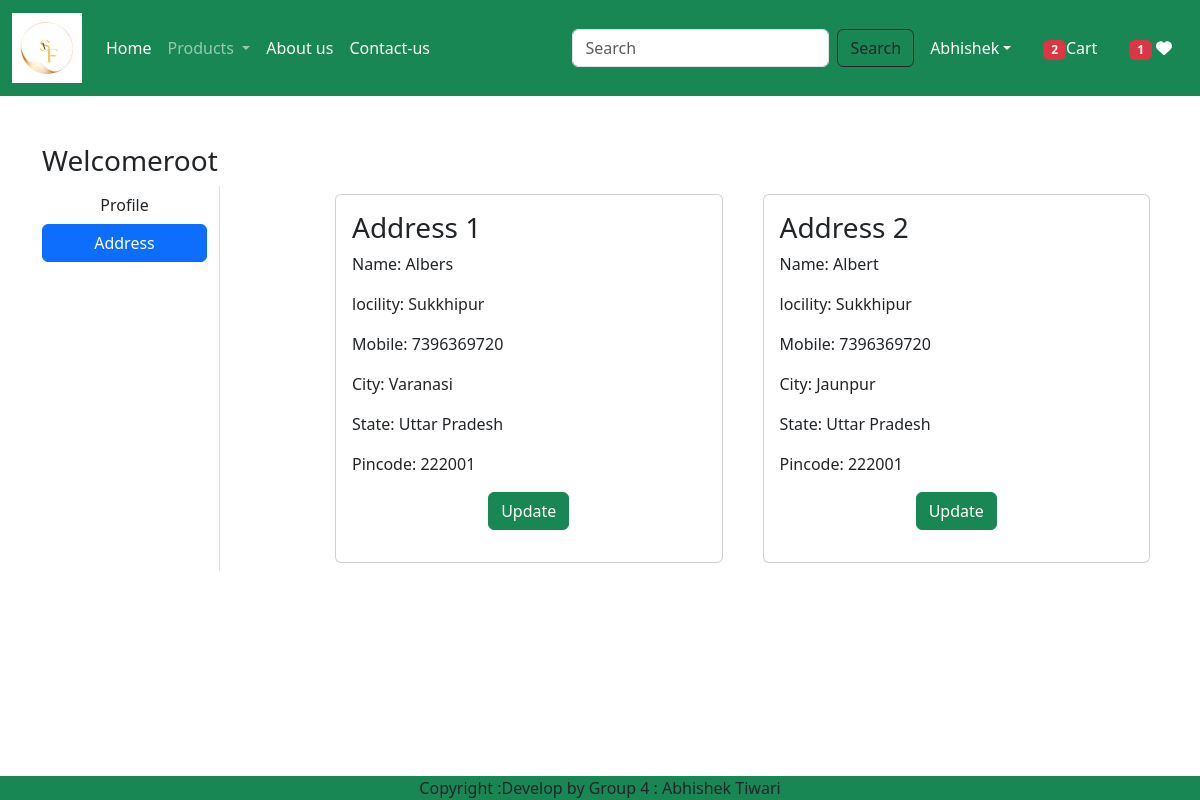
The page /address/ (signed in) on the database its author committed.
### app/models.py (models this page shows, shortened)
class Customer(models.Model):
    user = models.ForeignKey(User, on_delete=models.CASCADE)
    name = models.CharField(max_length=200)
    locality = models.CharField(max_length=200)
    city = models.CharField(max_length=50)
    mobile = models.IntegerField(default=0)
    zipcode = models.IntegerField()
    state = models.CharField(choices=STATE_CHOICES, max_length=100)

### app/views.py (the view)
# urls.py: path('address/', views.address, name='address'),
@login_required
def address(request):
    add = Customer.objects.filter(user=request.user)
    totalitem = 0
    wishitem = 0
    if request.user.is_authenticated:
           totalitem = len(Cart.objects.filter(user=request.user))
    wishitem= len(Wishlist.objects.filter(user=request.user))
    return render(request,'app/address.html',locals())

### app/templates/app/address.html (shortened to what this page needs)
{% extends 'app/base.html' %}
{% load  static %}
{% block main-content %}
<div class="container my-5">
    <div class="row">
    <h3>Welcome<span class="text-capitalize">{{request.user}}</span></h3>
<div class="col-sm-2 border-end">
      <ul class="list-unstyled">
        <li class="d-grid"><a href="{% url 'profile' %}" class="btn">Profile</a></li>
        <li class="d-grid"><a href="{% url 'address' %}" class="btn btn-primary">Address</a></li>
      </ul>
</div>
<div  class="col-sm-9 offset-sm-1">
    <div class="row">
        {% for ad in add  %}
        <div class="col-sm-6">
            <div class="card m-2">
                <div class="card-body">
                    <h3>Address {{forloop.counter}}</h3>
                    <p>Name: {{ad.name}}</p>
                    <p>locility:  {{ad.locality}}</p>
                    <p>Mobile:  {{ad.mobile}}</p>
                    <p>City: {{ad.city}}</p>
                    <p>State: {{ad.state}}</p>
                    <p>Pincode: {{ad.zipcode}}</p>
                    <p class="text-center"><a href="{% url 'updateAddress' pk=ad.id %}"
                         type="button" class="btn btn-success">Update</a></p>
                </div>
            </div>
        </div>
        {% endfor %}
       </div>
     </div>
   </div>
</div>
{% endblock main-content %}

### rows shown on the page
Customer: name "Albers", locality "Sukkhipur", mobile "7396369720", city "Varanasi", state "Uttar Pradesh", zipcode "222001"
Customer: name "Albert", locality "Sukkhipur", mobile "7396369720", city "Jaunpur", state "Uttar Pradesh", zipcode "222001"

### other values the page prints
{{ totalitem }} "2"
{{ wishitem }} "1"
{{ request.user }} "Root"
